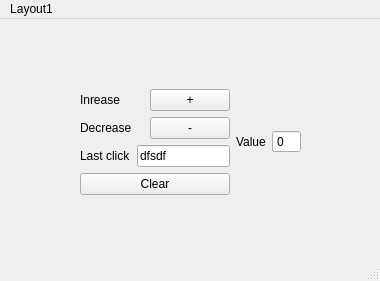
<?xml version="1.0" encoding="UTF-8"?>
<ui version="4.0">
 <class>MainWindow</class>
 <widget class="QMainWindow" name="MainWindow">
  <property name="geometry">
   <rect>
    <x>0</x>
    <y>0</y>
    <width>380</width>
    <height>281</height>
   </rect>
  </property>
  <property name="windowTitle">
   <string>MainWindow</string>
  </property>
  <widget class="QWidget" name="centralwidget">
   <widget class="QWidget" name="">
    <property name="geometry">
     <rect>
      <x>80</x>
      <y>70</y>
      <width>221</width>
      <height>106</height>
     </rect>
    </property>
    <layout class="QHBoxLayout" name="horizontalLayout_5">
     <item>
      <layout class="QVBoxLayout" name="verticalLayout_2">
       <item>
        <layout class="QVBoxLayout" name="verticalLayout">
         <item>
          <layout class="QHBoxLayout" name="horizontalLayout">
           <item>
            <widget class="QLabel" name="plusLable">
             <property name="text">
              <string>Inrease</string>
             </property>
            </widget>
           </item>
           <item>
            <widget class="QPushButton" name="plusButton">
             <property name="text">
              <string>+</string>
             </property>
            </widget>
           </item>
          </layout>
         </item>
         <item>
          <layout class="QHBoxLayout" name="horizontalLayout_2">
           <item>
            <widget class="QLabel" name="minusLabel">
             <property name="text">
              <string>Decrease</string>
             </property>
            </widget>
           </item>
           <item>
            <widget class="QPushButton" name="minusButton">
             <property name="text">
              <string>-</string>
             </property>
            </widget>
           </item>
          </layout>
         </item>
         <item>
          <layout class="QHBoxLayout" name="horizontalLayout_3">
           <item>
            <widget class="QLabel" name="minusLabel_2">
             <property name="text">
              <string>Last click</string>
             </property>
            </widget>
           </item>
           <item>
            <widget class="QLineEdit" name="lineEdit">
             <property name="text">
              <string>dfsdf</string>
             </property>
            </widget>
           </item>
          </layout>
         </item>
        </layout>
       </item>
       <item>
        <widget class="QPushButton" name="minusButton_2">
         <property name="text">
          <string>Clear</string>
         </property>
        </widget>
       </item>
      </layout>
     </item>
     <item>
      <layout class="QHBoxLayout" name="horizontalLayout_4">
       <item>
        <widget class="QLabel" name="plusLable_2">
         <property name="text">
          <string>Value</string>
         </property>
        </widget>
       </item>
       <item>
        <widget class="QSpinBox" name="setValue">
         <property name="readOnly">
          <bool>true</bool>
         </property>
         <property name="buttonSymbols">
          <enum>QAbstractSpinBox::NoButtons</enum>
         </property>
         <property name="minimum">
          <number>-99</number>
         </property>
        </widget>
       </item>
      </layout>
     </item>
    </layout>
   </widget>
  </widget>
  <widget class="QStatusBar" name="statusbar"/>
  <widget class="QMenuBar" name="menubar">
   <property name="geometry">
    <rect>
     <x>0</x>
     <y>0</y>
     <width>380</width>
     <height>19</height>
    </rect>
   </property>
   <widget class="QMenu" name="menuLayout1">
    <property name="title">
     <string>Layout1</string>
    </property>
   </widget>
   <addaction name="menuLayout1"/>
  </widget>
 </widget>
 <resources/>
 <connections/>
</ui>
